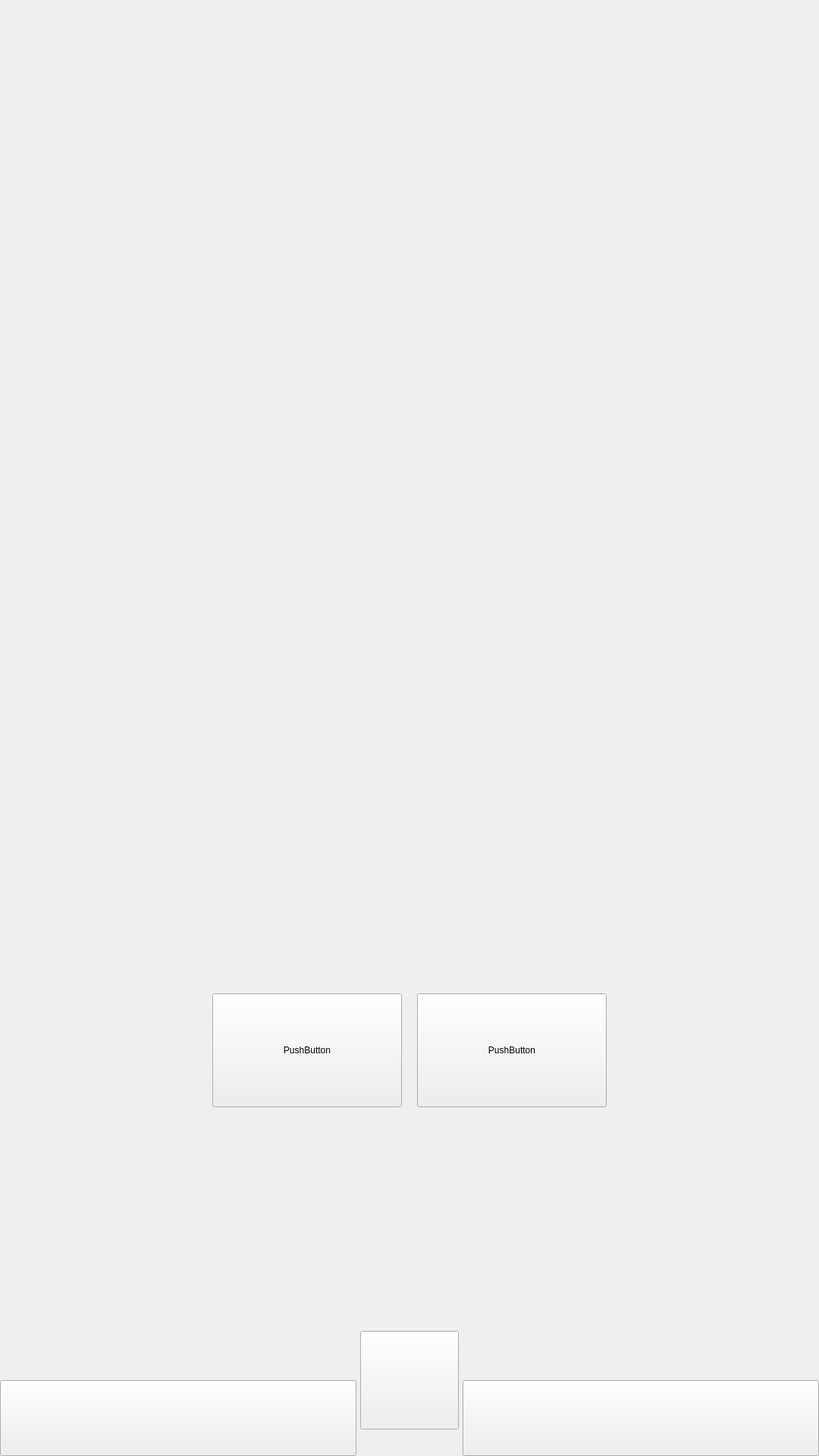
<?xml version="1.0" encoding="UTF-8"?>
<ui version="4.0">
 <class>paySelect</class>
 <widget class="QWidget" name="paySelect">
  <property name="geometry">
   <rect>
    <x>0</x>
    <y>0</y>
    <width>1080</width>
    <height>1920</height>
   </rect>
  </property>
  <property name="windowTitle">
   <string>Form</string>
  </property>
  <property name="styleSheet">
   <string notr="true"/>
  </property>
  <widget class="QPushButton" name="previousPage_Button">
   <property name="geometry">
    <rect>
     <x>0</x>
     <y>1820</y>
     <width>470</width>
     <height>100</height>
    </rect>
   </property>
   <property name="text">
    <string/>
   </property>
  </widget>
  <widget class="QPushButton" name="payPage_Button">
   <property name="geometry">
    <rect>
     <x>610</x>
     <y>1820</y>
     <width>470</width>
     <height>100</height>
    </rect>
   </property>
   <property name="text">
    <string/>
   </property>
  </widget>
  <widget class="QPushButton" name="mainPage_Button">
   <property name="geometry">
    <rect>
     <x>475</x>
     <y>1755</y>
     <width>130</width>
     <height>130</height>
    </rect>
   </property>
   <property name="text">
    <string/>
   </property>
  </widget>
  <widget class="QPushButton" name="orderSmall_Button">
   <property name="geometry">
    <rect>
     <x>280</x>
     <y>1310</y>
     <width>250</width>
     <height>150</height>
    </rect>
   </property>
   <property name="text">
    <string>PushButton</string>
   </property>
  </widget>
  <widget class="QPushButton" name="orderBig_Button">
   <property name="geometry">
    <rect>
     <x>550</x>
     <y>1310</y>
     <width>250</width>
     <height>150</height>
    </rect>
   </property>
   <property name="text">
    <string>PushButton</string>
   </property>
  </widget>
 </widget>
 <resources/>
 <connections/>
</ui>
